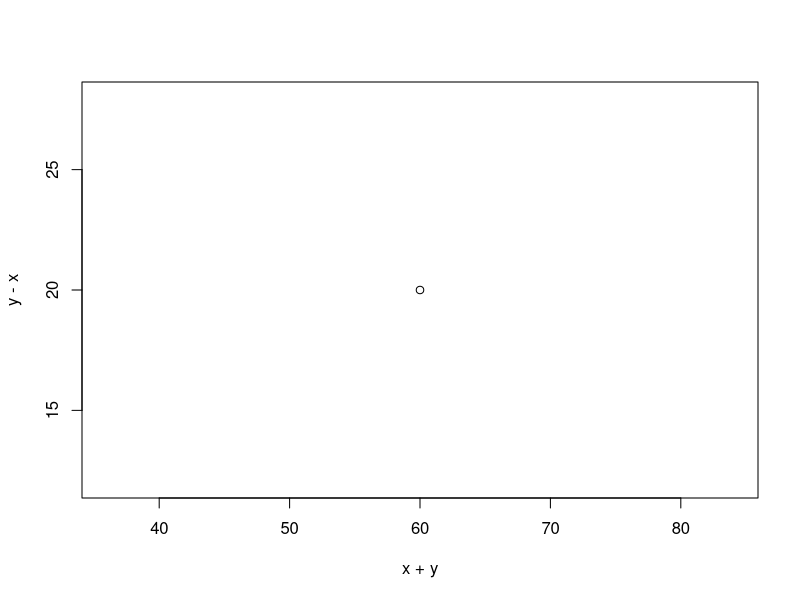
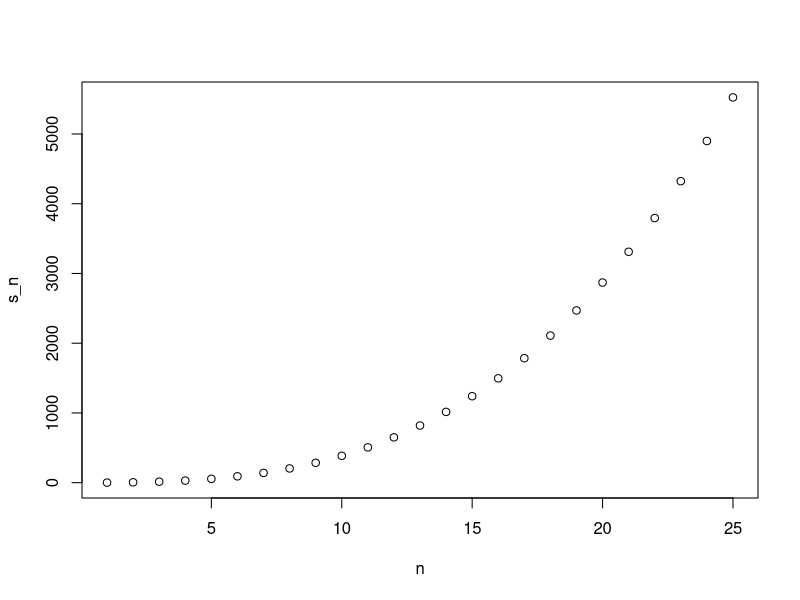

These figures' R source, in order:
library(dslabs)
data(murders)

# * Use the ifelse function to write one line of 
#   code that assigns to the object new_names the
#   state abbreviation when the state name is longer 
#   than 8 characters and assigns the state
#   name when the name is not longer than 8 characters.
#   For example, where the original vector has Massachusetts 
#   (13 characters), the new vector should have MA. 
#   But where the original vector has New York (8 characters),
#   the new vector should have New York as well.


# Assign the state abbreviation when the state name is longer
# than 8 characters 
m <- length(murders$abb)
# new_names <- vector(length = m)
state_len <- nchar(murders$state)
states <- murders$state
abb <- murders$abb
new_names <- ifelse(state_len > 8, abb, states)

# new_names <- ifelse(nchar(murders$state) > 8, murders$abb, murders$state)

states
new_names

# DEFINING FUNCTIONS
# Instructions quiz 3 
# We will define a function sum_n for this exercise.

# * Create a function sum_n that for any given value, say n, creates the vector 1:n, 
#   and then computes the sum of the integers from 1 to n.
# * Use the function you just defined to determine the sum of integers from 1 to 5,000.

# Create function called `sum_n`
sum_n <- function(n){
  x <- 1:n
  sum(x)
}

# Use the function to determine the sum of integers from 1 to 5000
sum_n(5000)

# Instructions question 4
# We will make another function for this exercise.

# * Create a function altman_plot that takes two arguments x and y 
#   and plots y-x (on the y-axis) against x+y (on the x-axis).

altman_plot <- function(x, y){
  add <- x + y
  diff <- y - x
  plot(diff, add)
}

# code for test 
# Create `altman_plot` 
altman_plot <- function(x, y){
  plot(x + y, y - x)
}

altman_plot(20, 40)

# Instructions question 5
# Here is an example of a function that adds numbers from 1 to n
example_func <- function(n){
  x <- 1:n
  sum(x)
}

# Here is the sum of the first 100 numbers
example_func(100)

# Write a function compute_s_n with argument n that for any given n computes the sum of 1 + 2^2 + ...+ n^2

compute_s_n <- function(n){
  s_n <- 1:n
  sum(s_n^2)
}
# Report the value of the sum when n=10
compute_s_n(10)

# Instructions question 6
# Define a function and store it in `compute_s_n`
compute_s_n <- function(n){
  x <- 1:n
  sum(x^2)
}

# Create a vector for storing results
s_n <- vector("numeric", 25)

# write a for-loop to store the results in s_n
n <- 25
for(i in 1:n){
  s_n[i] <- compute_s_n(i)
}


# Define the function
compute_s_n <- function(n){
  x <- 1:n
  sum(x^2)
}

# Define the vector of n
n <- 1:25

# Instructions question 7
# * Define n <- 1:25. Note that with this we can use for(i in n)
#   Use a for loop to save the sums into a vector s_n <- vector("numeric", 25)
# * Plot s_n (on the y-axis) against n (on the x-axis).

# Define the vector to store data
s_n <- vector("numeric", 25)
for(i in n){
  s_n[i] <- compute_s_n(i)
}

#  Create the plot 
plot(n, s_n)

# Instructions question 8
# * Confirm that s_n and n(n+1)(2n+1)/6 are the same using the identical command.

# Define the function
compute_s_n <- function(n){
  x <- 1:n
  sum(x^2)
}

# Define the vector of n
n <- 1:25


# Define the vector to store data
s_n <- vector("numeric", 25)
for(i in n){
  s_n[i] <- compute_s_n(i)
}

# Check that s_n is identical to the formula given in the instructions

identical(s_n, n*(n+1)*(2*n+1)/6)
